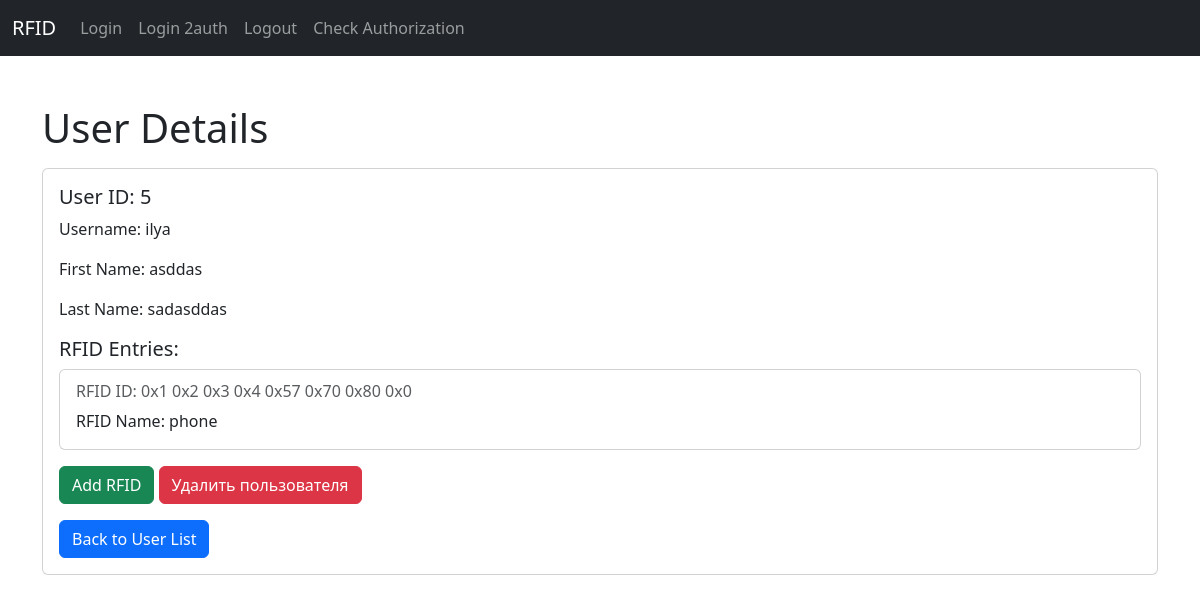
/get_user/5 (signed in), run on the app's committed database.
### entities/DatabaseManager.py (models this page shows, shortened)
class BaseModel(Model):
    class Meta:
        database = db

class User(BaseModel):
    username = CharField()
    first_name = CharField()
    password = CharField()
    name = CharField()
    last_name = CharField()

class RFID(BaseModel):
    id = CharField(primary_key=True, max_length=255)
    name = CharField()
    user = ForeignKeyField(User, backref='rfid')

### server.py (the view)
@app.route('/get_user/<int:user_id>', methods=['GET'])
def get_user(user_id):
    try:
        if _is_auth() == None:
            return redirect(url_for('login'))
        user = db_manager.get_user_by_id(user_id = user_id)
        return render_template('user_details.html', user=_user_to_model(user))
    except Exception as e:
        Logger.error(e)

### entities/DatabaseManager.py (called while the page is built)
    def get_user_by_id(self, user_id):
        user = User.select(User, RFID).where(User.id == user_id).join(RFID, JOIN.LEFT_OUTER).first()
        return user

### server.py (called while the page is built)
def _user_to_model(user):
    user_data = {
                'id' : user.id,
                'username': user.username,
                'first_name': user.first_name,
                'name': user.name,
                'last_name': user.last_name,
                'rfid': None  # По умолчанию RFID отсутствует
            }
    if user.rfid:  # Если у пользователя есть связанный RFID
        user_data['rfid'] = {
            'id': user.rfid.id,
            'name': user.rfid.name
        }
    return user_data

def _is_auth():
    try:
        token = request.cookies.get('token')
        if token:
            try:
                decoded_token = jwt.decode(token, app.config['SECRET_KEY'], algorithms=['HS256'])
                user = db_manager.get_user_by_id(decoded_token['user_id'])
                return user
            except jwt.ExpiredSignatureError:
                flash('Token has expired. Please log in again.', 'error')
                return None
            except jwt.InvalidTokenError:
                flash('Invalid token. Please log in again.', 'error')
                return None
    except Exception as e:
        Logger.error(e)

### templates/user_details.html
{% include 'header.html' %}
<div class="container mt-5">
    <h1>User Details</h1>
    <div class="card mt-3">
        <div class="card-body">
            <h5 class="card-title">User ID: {{ user.id }}</h5>
            <p class="card-text">Username: {{ user.username }}</p>
            <p class="card-text">First Name: {{ user.first_name }}</p>
            <p class="card-text">Last Name: {{ user.last_name }}</p>
            <h5 class="mt-3">RFID Entries:</h5>
            {% if user.rfid %}
                <div class="card">
                    <div class="card-body">
                        <h6 class="card-subtitle mb-2 text-muted">RFID ID: {{ user.rfid.id }}</h6>
                        <p class="card-text">RFID Name: {{ user.rfid.name }}</p>
                    </div>
                </div>
            {% else %}
                <p>No RFID entries for this user.</p>
            {% endif %}
            <a href="/add_rfid/{{user.id}}" class="btn btn-success mt-3">Add RFID</a>
            <a href="/delete_user/{{user.id}}" class="btn btn-danger mt-3">Удалить пользователя</a>
            <br />
            <a href="{{ url_for('get_users') }}" class="btn btn-primary mt-3">Back to User List</a>
        </div>
    </div>
</div>
</body>
</html>

### data on the page
User: username "ilya", first_name "asddas", last_name "sadasddas"
RFID: rfid.id "0x1 0x2 0x3 0x4 0x57 0x70 0x80 0x0", rfid.name "phone"

### other printed values
{{ user.id }} "5"
